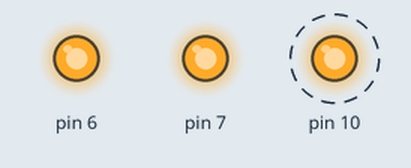
Simulated run of this sketch. Board: Arduino Uno, built with avr-gcc and run on an emulated ATmega328P. Parts: output pins drawn as LEDs (lit = HIGH). Dashed ring = blinking.

Above: at 0.5 s.
Timing chart, 0 to 4.6 s (numbered marks = the images above):
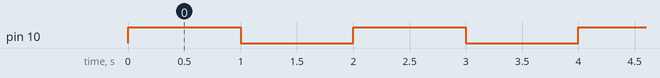

Measured:
- by itself, pin 10: alternates HIGH for 1.0 s and LOW for 1.0 s

The sketch:

ic_74hc73.ino
```cpp
// C++ code
//
void setup()
{
  pinMode(10, OUTPUT);
  pinMode(6, OUTPUT);
  pinMode(7, OUTPUT);
  digitalWrite(6, HIGH);
  digitalWrite(7, HIGH);
}

void loop()
{
  digitalWrite(10, HIGH);
  delay(1000);

  digitalWrite(10, LOW);
  delay(1000);


}
```
